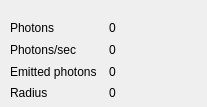
<?xml version="1.0" encoding="UTF-8"?>
<ui version="4.0">
 <class>RenderTypePPMInfo</class>
 <widget class="QWidget" name="RenderTypePPMInfo">
  <property name="geometry">
   <rect>
    <x>0</x>
    <y>0</y>
    <width>207</width>
    <height>107</height>
   </rect>
  </property>
  <property name="windowTitle">
   <string>Widget</string>
  </property>
  <property name="title" stdset="0">
   <string>Progressive Photon Mapping</string>
  </property>
  <property name="flat" stdset="0">
   <bool>true</bool>
  </property>
  <property name="checkable" stdset="0">
   <bool>false</bool>
  </property>
  <widget class="QWidget" name="gridLayoutWidget">
   <property name="geometry">
    <rect>
     <x>10</x>
     <y>20</y>
     <width>191</width>
     <height>81</height>
    </rect>
   </property>
   <layout class="QGridLayout" name="gridLayout">
    <item row="3" column="0">
     <widget class="QLabel" name="label_3">
      <property name="text">
       <string>Radius</string>
      </property>
     </widget>
    </item>
    <item row="0" column="0">
     <widget class="QLabel" name="label">
      <property name="text">
       <string>Photons</string>
      </property>
     </widget>
    </item>
    <item row="0" column="1">
     <widget class="QLabel" name="photonsValue">
      <property name="text">
       <string>0</string>
      </property>
     </widget>
    </item>
    <item row="3" column="1">
     <widget class="QLabel" name="ppmRadiusValue">
      <property name="text">
       <string>0</string>
      </property>
     </widget>
    </item>
    <item row="1" column="0">
     <widget class="QLabel" name="label_4">
      <property name="text">
       <string>Photons/sec</string>
      </property>
     </widget>
    </item>
    <item row="1" column="1">
     <widget class="QLabel" name="photonsPerSecondValue">
      <property name="text">
       <string>0</string>
      </property>
     </widget>
    </item>
    <item row="2" column="0">
     <widget class="QLabel" name="label_5">
      <property name="text">
       <string>Emitted photons</string>
      </property>
     </widget>
    </item>
    <item row="2" column="1">
     <widget class="QLabel" name="emittedPhotonsValue">
      <property name="text">
       <string>0</string>
      </property>
     </widget>
    </item>
   </layout>
  </widget>
 </widget>
 <resources/>
 <connections/>
</ui>
